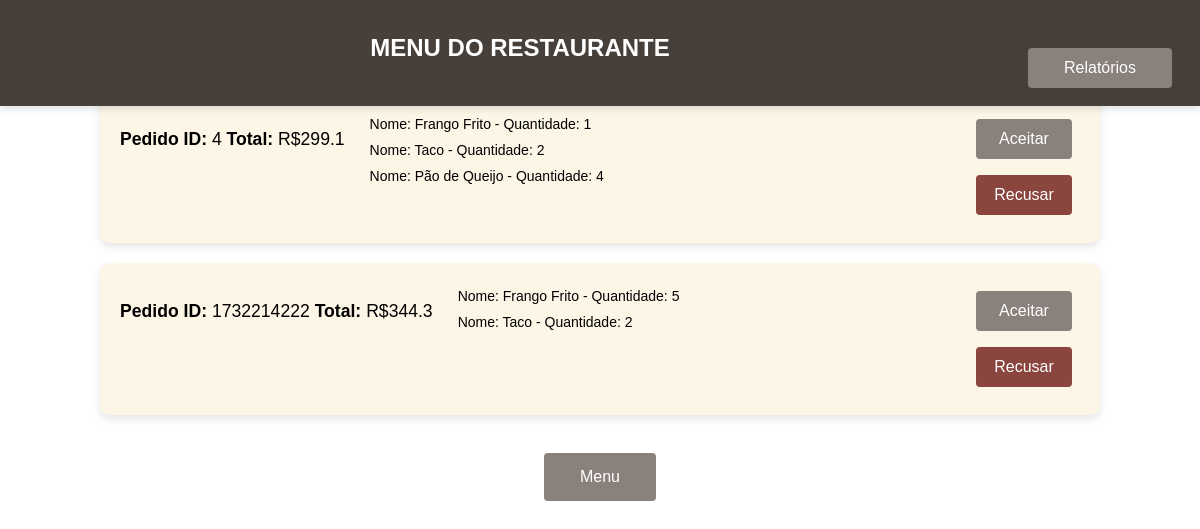
The app's page /pedidos (signed in), older data.
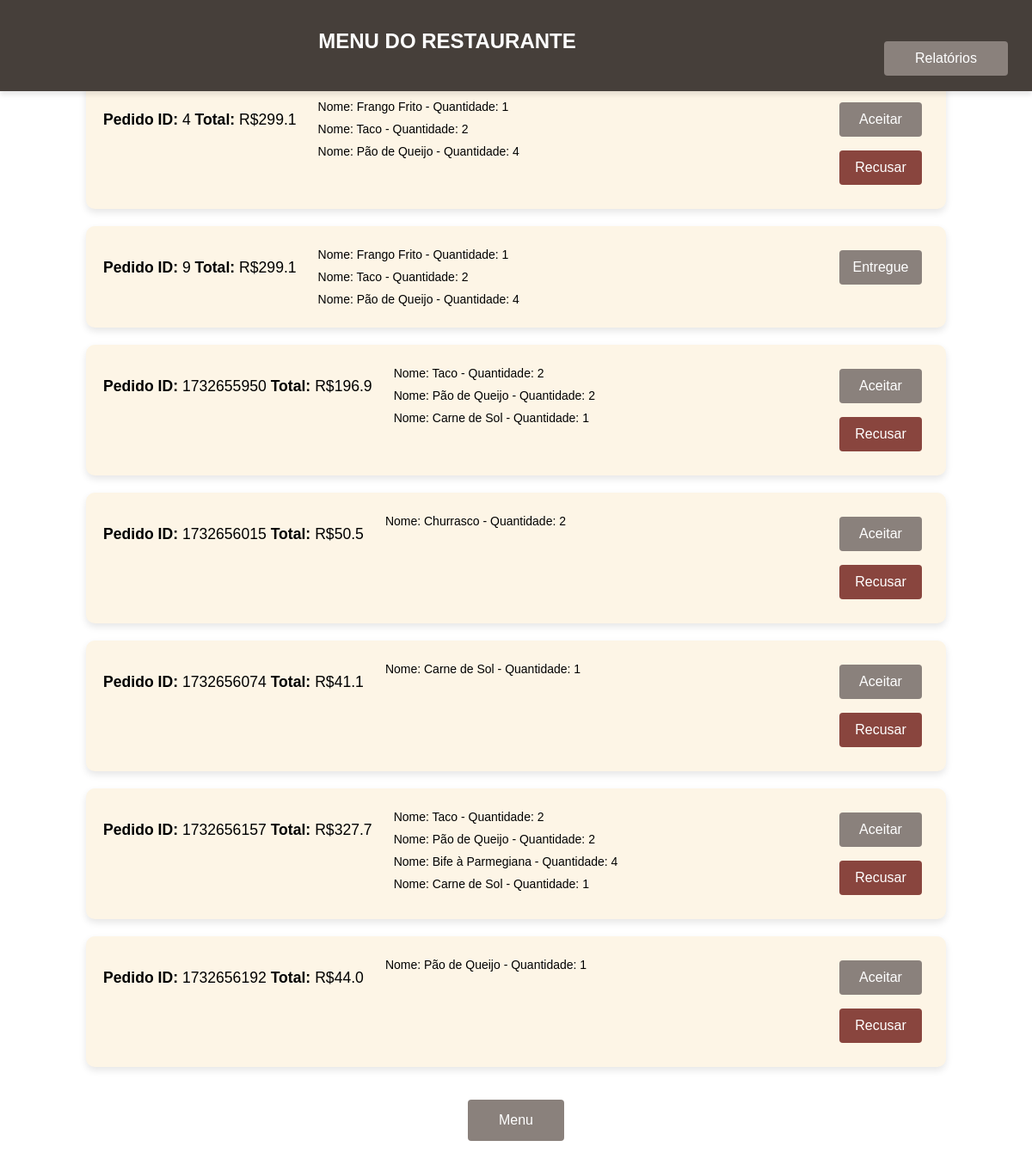
The same page, newer data.
### tables this page shows
CREATE TABLE pedido (
                        id INTEGER PRIMARY KEY AUTOINCREMENT,
                        usuario TEXT NOT NULL,
                        id_restaurante INTEGER NOT NULL,
                        id_produto INTEGER NOT NULL,
                        quantidade INTEGER NOT NULL,
                        preco INTEGER NOT NULL,
                        total FLOAT NOT NULL,
                        id_pedido INTEGER NOT NULL,
                        status TEXT DEFAULT 'criado',
                        FOREIGN KEY (usuario) REFERENCES usuario(nome),
                        FOREIGN KEY (id_restaurante) REFERENCES restaurante(id),
                        FOREIGN KEY (id_produto) REFERENCES produto(id)
                    );

CREATE TABLE produto (
                        id INTEGER PRIMARY KEY AUTOINCREMENT,
                        nome TEXT NOT NULL,
                        preco FLOAT NOT NULL,
                        id_restaurante INTEGER NOT NULL,
                        FOREIGN KEY (id_restaurante) REFERENCES restaurante(id) 
                    );

### flaskServer.py (the view)
@flask_app.route('/pedidos')
def pedidos():
    restaurante = Singleton().get_current_restaurant_flask()
    admin = Singleton().get_current_admin()
    if restaurante:
        p_pedidos = my_db.get_pedido_id(restaurante.pk)
        pedidos_info = []  # Lista para armazenar informações de pedidos
        for pedido_id in p_pedidos:
            pedido_id = pedido_id[0]  # ID do pedido
            total = my_db.get_pedido_total(pedido_id)  # pega o total do pedido
            status = my_db.get_pedido_status_by_pedido(pedido_id)
            products = my_db.get_product_name(pedido_id)  # Obtém os produtos do pedido atual
            products_info = []  # Lista para os produtos desse pedido
            for product in products:
                nome = product[0]
                quantidade = product[1]
                products_info.append({'nome': nome, 'quantidade': quantidade})
            pedidos_info.append({'id_pedido': pedido_id,'total': total,'status': status,'product_info': products_info})
        return render_template('pedidos.html', pedidos=pedidos_info, is_admin=False, logged_in=True)
    elif admin:
        return render_template('pedidos.html', pedidos=[], is_admin=True, logged_in=True)
    else:
        return render_template('pedidos.html', pedidos=[], is_admin=False, logged_in=False)

### database/db.py (called while the page is built)
    def get_pedido_id(self, id_restaurante: int):
        cur = self.connection.cursor()
        cur.execute('''
                        SELECT DISTINCT p.id_pedido
                        FROM pedido p
                        WHERE p.status NOT IN ('recusado', 'entregue') AND id_restaurante = ?
                        ''', (id_restaurante,))
        records = cur.fetchall()
        return records

    def get_product_name(self, id_pedido: int):
        cur = self.connection.cursor()
        cur.execute('''
                    SELECT pd.nome, p.quantidade, p.id_pedido
                    FROM pedido p
                    LEFT JOIN produto pd ON p.id_produto = pd.id
                    WHERE p.id_pedido = ?
        ''', (id_pedido,))
        records = cur.fetchall()
        return records

    def get_pedido_total(self, id_pedido: int):
        cur = self.connection.cursor()
        cur.execute('''
                    SELECT ROUND(SUM(p.total), 2)
                    FROM pedido p
                    WHERE id_pedido = ?
                    GROUP BY p.id_pedido
        ''', (id_pedido,))
        record = cur.fetchone()
        return record[0]

    def get_pedido_status_by_pedido(self, id_pedido: int):
        cur = self.connection.cursor()
        cur.execute('''
                    SELECT DISTINCT p.status
                    FROM pedido p
                    WHERE id_pedido = ?
        ''', (id_pedido,))
        record = cur.fetchone()
        return record[0] if record else None

### utils/singleton.py (called while the page is built, shortened)
    def __new__(cls):
        return cls._instance

    def get_current_restaurant_flask(self):
        return self.current_restaurant_flask

    def get_current_admin(self):
        return self.current_admin

### templates/pedidos.html (shortened to what this page needs)
<!DOCTYPE html>
<html lang="pt-br">
<head>
    <link rel="stylesheet" href="{{ url_for('static', filename='css/pedidos.css') }}"/>
</head>
<body>
    {% if not logged_in %}
    <div class="login-container">
        <h2 class="title">Você não está logado</h2>
        <a href="{{ url_for('logout') }}">
            <button class="index-button"> Menu </button>
        </a>
    </div>
    {% else %}
        <div class="appbar">
            <div class="appbar-title">
                <p>Menu do Restaurante</p>
            </div>
            <a href="{{ url_for('relatorios_restaurante') }}" class="link-relatorios_restaurante">
                <button class="relatorios-button">Relatórios</button>
            </a>
        </div>
        <div class="container">
            <ul class="pedido-lista">
                {% for pedido in pedidos %}
                <li class="pedido-item">
                    <div class="pedido-actions">
                        <p>
                            <strong>Pedido ID:</strong> {{ pedido.id_pedido }}
                            <strong>Total:</strong> R${{ pedido.total }}
                        </p>
                        <ul>
                            {% for product in pedido.product_info %}
                            <li>
                                Nome: {{ product.nome }} - Quantidade: {{ product.quantidade }}
                            </li>
                            {% endfor %}
                        </ul>
                    </div>
                    {% if pedido.status == 'criado' %}
                    <div>
                        <form action="{{ url_for('alterar_status', pedido_id=pedido.id_pedido, novo_status='aceito') }}" method="post">
                            <button type="submit" class="accept-button">Aceitar</button>
                        </form>
                        <form action="{{ url_for('alterar_status', pedido_id=pedido.id_pedido, novo_status='recusado') }}" method="post">
                            <button type="submit" class="reject-button">Recusar</button>
                        </form>
                    </div>
                    {% elif pedido.status == 'aceito' %}
                    <div>
                        <form action="{{ url_for('alterar_status', pedido_id=pedido.id_pedido, novo_status='saiu_para_entrega') }}" method="post">
                            <button type="submit" class="accept-button">Saiu para entrega</button>
                        </form>
                    </div>
                    {% elif pedido.status == 'saiu para entrega' %}
                    <div>
                        <form action="{{ url_for('alterar_status', pedido_id=pedido.id_pedido, novo_status='entregue') }}" method="post">
                            <button type="submit" class="accept-button">Entregue</button>
                        </form>
                    </div>
                    {% endif %}
                </li>
                {% endfor %}
            </ul>
            <div class="buttons">
                <a href="{{ url_for('index') }}" class="link-index">
                    <button class="index-button"> Menu </button>
                </a>
            </div>
        </div>
    {% endif %}
</body>
</html>

### static/css/pedidos.css (style rules this page uses)
body { font-family: Arial, sans-serif; background-color: white; display: flex; justify-content: center; align-items: center; overflow-y: auto; }
.appbar { width: 100%; background-color: #463F3A; padding: 10px 20px; display: flex; justify-content: flex-end; box-shadow: 0 4px 6px rgba(0, 0, 0, 0.1); position: fixed; top: 0; left: 0; z-index: 1000; box-sizing: border-box; }
.appbar-title { flex-grow: 1; text-align: center; color: white; font-size: 1.5rem; font-weight: bold; text-transform: uppercase; }
.container { display: flex; justify-content: center; align-items: center; flex-direction: column; margin: 2rem; margin-top: 5%; padding: 1.5rem; }
.pedido-lista { margin: 0; padding: 0; list-style: none; display: flex; flex-direction: column; gap: 20px; }
.pedido-item { background-color: oldlace; border-radius: 10px; box-shadow: 0 4px 8px rgba(0, 0, 0, 0.1); padding: 20px; width: 80vw; text-align: left; font-size: 1.1rem; transition: transform 0.2s ease, box-shadow 0.2s ease; }
.pedido-actions { display: flex; gap: 10px; justify-content: space-between; }
ul { list-style: none; padding-left: 15px; margin: 0; }
ul li { display: flex; justify-content: space-between; font-size: 14px; padding: 5px 0; }
.accept-button, .reject-button { width: 6rem; height: 2.5rem; padding: 0.5rem; margin: 0.5rem; background-color: #8A817C; color: white; border: none; border-radius: 4px; font-size: 1rem; cursor: pointer; }
.reject-button { background-color: #89453e; }
a { margin-top: 30px; color: #007BFF; text-decoration: none; }
.index-button { width: 7rem; height: 3rem; padding: 0.8rem; margin: 0.5rem; background-color: #8A817C; color: white; border: none; border-radius: 4px; font-size: 1rem; cursor: pointer; }
.relatorios-button { width: 9rem; height: 2.5rem; padding: 0.5rem; margin: 0.5rem; background-color: #8A817C; color: white; border: none; border-radius: 4px; font-size: 1rem; cursor: pointer; }
.buttons { display: flex; justify-content: center; align-items: center; flex-direction: row; }

Row changes from the older to the newer data that the page shows:
changed pedido (number 4 of 16 on the later page): moves from the list under "1732214222" to the list under "9"
changed pedido (number 5 of 16 on the later page): moves from the list under "1732214222" to the list under "9"
now on this page (row edited): pedido: nome "Pão de Queijo", quantidade "4", shown under "9"
added pedido: nome "Taco", quantidade "2", shown under "1732655950"
added pedido: nome "Pão de Queijo", quantidade "2", shown under "1732655950"
added pedido: nome "Carne de Sol", quantidade "1", shown under "1732655950"
added pedido: nome "Churrasco", quantidade "2", shown under "1732656015"
added pedido: nome "Carne de Sol", quantidade "1", shown under "1732656074"
added pedido: nome "Taco", quantidade "2", shown under "1732656157"
added pedido: nome "Pão de Queijo", quantidade "2", shown under "1732656157"
added pedido: nome "Bife à Parmegiana", quantidade "4", shown under "1732656157"
added pedido: nome "Carne de Sol", quantidade "1", shown under "1732656157"
added pedido: nome "Pão de Queijo", quantidade "1", shown under "1732656192"
Text that changed along with them:
new list line: "Pedido ID: 9 Total: R$ 299.1 Entregue"
new list line: "Pedido ID: 1732655950 Total: R$ 196.9 Aceitar Recusar"
new list line: "Pedido ID: 1732656015 Total: R$ 50.5 Aceitar Recusar"
new list line: "Pedido ID: 1732656074 Total: R$ 41.1 Aceitar Recusar"
new list line: "Pedido ID: 1732656157 Total: R$ 327.7 Aceitar Recusar"
new list line: "Pedido ID: 1732656192 Total: R$ 44.0 Aceitar Recusar"
list line gone: "Pedido ID: 1732214222 Total: R$ 344.3 Aceitar Recusar"
